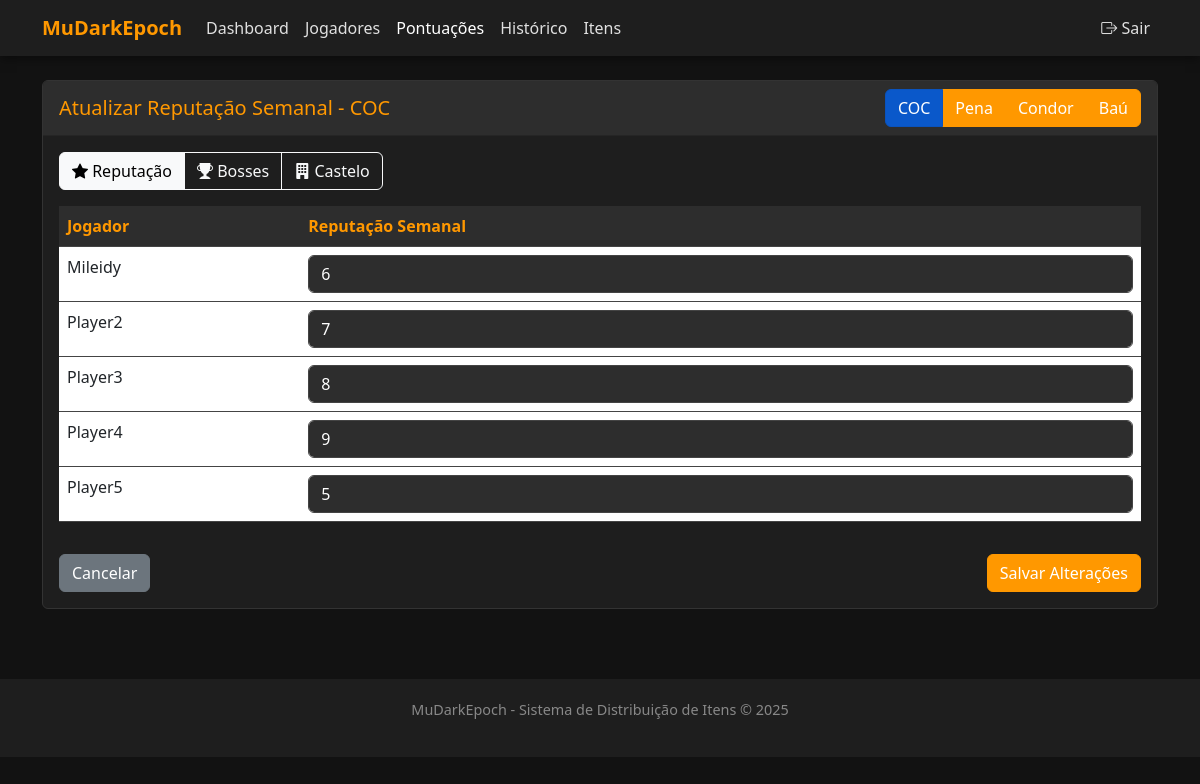
The page /pontuacoes/atualizar (signed in) on the database its author committed.
### app.py (models this page shows)
class Item(db.Model):
    __tablename__ = 'item'
    id = db.Column(db.Integer, primary_key=True)
    nome = db.Column(db.String(64), nullable=False)
    entregas_realizadas = db.Column(db.Integer, default=0)
    limite_reset = db.Column(db.Integer, default=10)
    descricao = db.Column(db.Text, nullable=True)
    pontuacoes = db.relationship('Pontuacao', backref='item', lazy=True)
    historicos = db.relationship('Historico', backref='item', lazy=True)

class Jogador(db.Model):
    __tablename__ = 'jogador'
    id = db.Column(db.Integer, primary_key=True)
    nome = db.Column(db.String(64), unique=True, nullable=False)
    ativo = db.Column(db.Boolean, default=True)
    data_cadastro = db.Column(db.DateTime, default=datetime.utcnow)
    pontuacoes = db.relationship('Pontuacao', backref='jogador', lazy=True)
    historicos = db.relationship('Historico', backref='jogador', lazy=True)

### app.py (the view, shortened to what this page needs)
@app.route('/pontuacoes/atualizar', methods=['GET', 'POST'])
@login_required
def atualizar_pontuacoes():
    item_id = request.args.get('item_id', 1, type=int)
    tipo = request.args.get('tipo', 'reputacao')
    item = Item.query.get_or_404(item_id)
    itens = Item.query.all()
    jogadores = Jogador.query.filter_by(ativo=True).all()
    pontuacoes = {}
    for jogador in jogadores:
        pontuacao = Pontuacao.query.filter_by(
            jogador_id=jogador.id,
            item_id=item_id
        ).first()
        if pontuacao:
            if tipo == 'reputacao':
                pontuacoes[jogador.id] = pontuacao.reputacao_semanal
            elif tipo == 'boss':
                pontuacoes[jogador.id] = pontuacao.participacoes_boss
            elif tipo == 'castelo':
                pontuacoes[jogador.id] = pontuacao.participacoes_castelo
    return render_template('atualizar_pontuacoes.html',
                          jogadores=jogadores,
                          pontuacoes=pontuacoes,
                          item=item,
                          itens=itens,
                          tipo=tipo)

### app.py (called while the page is built)
@login_manager.user_loader
def load_user(user_id):
    return Admin.query.get(int(user_id))

### templates/atualizar_pontuacoes.html (shortened to what this page needs)
<!DOCTYPE html>
<html lang="pt-br">
<head>
    <link href="https://cdn.jsdelivr.net/npm/bootstrap@5.3.0/dist/css/bootstrap.min.css" rel="stylesheet">
    <link rel="stylesheet" href="https://cdn.jsdelivr.net/npm/bootstrap-icons@1.11.0/font/bootstrap-icons.css">
</head>
<body>
    <nav class="navbar navbar-expand-lg navbar-dark">
        <div class="container">
            <a class="navbar-brand" href="/dashboard">MuDarkEpoch</a>
            <div class="collapse navbar-collapse" id="navbarNav">
                <ul class="navbar-nav">
                    <li class="nav-item">
                        <a class="nav-link" href="/dashboard">Dashboard</a>
                    </li>
                    <li class="nav-item">
                        <a class="nav-link" href="/jogadores">Jogadores</a>
                    </li>
                    <li class="nav-item">
                        <a class="nav-link active" href="/pontuacoes">Pontuações</a>
                    </li>
                    <li class="nav-item">
                        <a class="nav-link" href="/entregas/historico">Histórico</a>
                    </li>
                    <li class="nav-item">
                        <a class="nav-link" href="/itens">Itens</a>
                    </li>
                </ul>
                <ul class="navbar-nav ms-auto">
                    <li class="nav-item">
                        <a class="nav-link" href="/logout"><i class="bi bi-box-arrow-right"></i> Sair</a>
                    </li>
                </ul>
            </div>
        </div>
    </nav>
    <div class="container mt-4">
        <div class="row">
            <div class="col-md-12">
                <div class="card">
                    <div class="card-header d-flex justify-content-between align-items-center">
                        <h5 class="mb-0">
                            {% if tipo == 'reputacao' %}
                            Atualizar Reputação Semanal - {{ item.nome }}
                            {% elif tipo == 'boss' %}
                            Atualizar Participações em Boss - {{ item.nome }}
                            {% elif tipo == 'castelo' %}
                            Atualizar Participações em Castelo - {{ item.nome }}
                            {% endif %}
                        </h5>
                        <div class="btn-group">
                            {% for item_opt in itens %}
                            <a href="/pontuacoes/atualizar?item_id={{ item_opt.id }}&tipo={{ tipo }}" class="btn btn-primary {% if item_opt.id == item.id %}active{% endif %}">{{ item_opt.nome }}</a>
                            {% endfor %}
                        </div>
                    </div>
                    <div class="card-body">
                        <div class="mb-3">
                            <div class="btn-group">
                                <a href="/pontuacoes/atualizar?item_id={{ item.id }}&tipo=reputacao" class="btn btn-outline-light {% if tipo == 'reputacao' %}active{% endif %}">
                                    <i class="bi bi-star-fill"></i> Reputação
                                </a>
                                <a href="/pontuacoes/atualizar?item_id={{ item.id }}&tipo=boss" class="btn btn-outline-light {% if tipo == 'boss' %}active{% endif %}">
                                    <i class="bi bi-trophy-fill"></i> Bosses
                                </a>
                                <a href="/pontuacoes/atualizar?item_id={{ item.id }}&tipo=castelo" class="btn btn-outline-light {% if tipo == 'castelo' %}active{% endif %}">
                                    <i class="bi bi-building-fill"></i> Castelo
                                </a>
                            </div>
                        </div>
                        <form method="post" action="/pontuacoes/atualizar">
                            <div class="table-responsive">
                                <table class="table">
                                    <thead>
                                        <tr>
                                            <th>Jogador</th>
                                            <th>
                                                {% if tipo == 'reputacao' %}
                                                Reputação Semanal
                                                {% elif tipo == 'boss' %}
                                                Participações em Boss
                                                {% elif tipo == 'castelo' %}
                                                Participações em Castelo
                                                {% endif %}
                                            </th>
                                        </tr>
                                    </thead>
                                    <tbody>
                                        {% for jogador in jogadores %}
                                        <tr>
                                            <td>{{ jogador.nome }}</td>
                                            <td>
                                                <input type="number" class="form-control" name="jogador_{{ jogador.id }}" value="{{ pontuacoes.get(jogador.id, 0) }}" min="0">
                                            </td>
                                        </tr>
                                        {% endfor %}
                                    </tbody>
                                </table>
                            </div>
                            <div class="d-flex justify-content-between mt-3">
                                <a href="/pontuacoes?item_id={{ item.id }}" class="btn btn-secondary">Cancelar</a>
                                <button type="submit" class="btn btn-primary">Salvar Alterações</button>
                            </div>
                        </form>
                    </div>
                </div>
            </div>
        </div>
    </div>
    <footer class="footer">
        <div class="container">
            <p>MuDarkEpoch - Sistema de Distribuição de Itens &copy; 2025</p>
        </div>
    </footer>
</body>
</html>

### templates/atualizar_pontuacoes.html (style rules this page uses)
body { background-color: #121212; color: #e0e0e0; font-family: 'Segoe UI', Tahoma, Geneva, Verdana, sans-serif; }
.navbar { background-color: #1e1e1e; box-shadow: 0 2px 10px rgba(0, 0, 0, 0.5); }
.navbar-brand { color: #ff9800; font-weight: bold; }
.nav-link { color: #e0e0e0; }
.nav-link:hover, .nav-link.active { color: #ff9800; }
.card { background-color: #1e1e1e; border: 1px solid #333; margin-bottom: 20px; }
.card-header { background-color: #2d2d2d; color: #ff9800; font-weight: bold; }
.form-control { background-color: #2d2d2d; border: 1px solid #444; color: #fff; }
.table { color: #e0e0e0; }
.table thead th { background-color: #2d2d2d; color: #ff9800; border-color: #444; }
.table tbody td { border-color: #444; }
.footer { margin-top: 50px; padding: 20px 0; background-color: #1e1e1e; text-align: center; font-size: 0.9rem; color: #888; }
.btn-primary { background-color: #ff9800; border-color: #ff9800; }

### rows shown on the page
Item: nome "COC"
Item: nome "Pena"
Item: nome "Condor"
Item: nome "Baú"
Jogador: nome "Mileidy", get "6"
Jogador: nome "Player2", get "7"
Jogador: nome "Player3", get "8"
Jogador: nome "Player4", get "9"
Jogador: nome "Player5", id "5"
